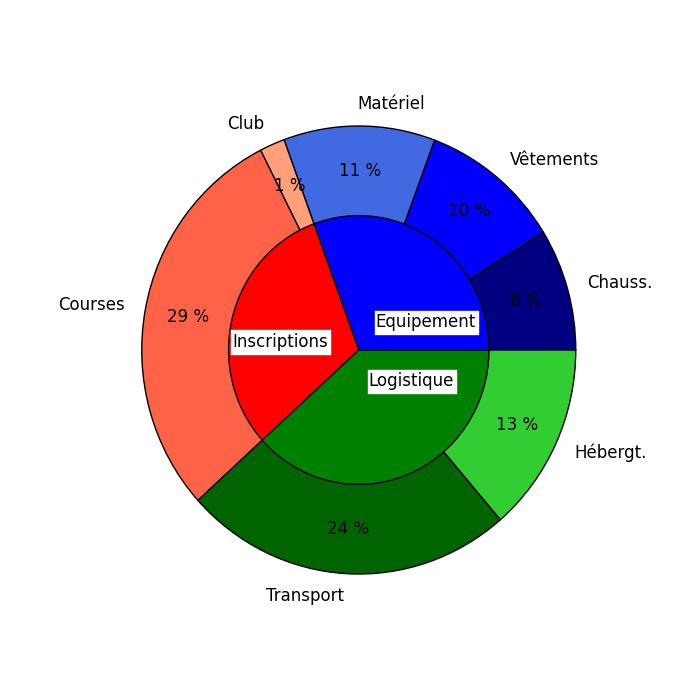

Write Python code to recreate this figure.
#import pandas as pd
#import numpy as np
#from collections import OrderedDict
#
#from bokeh.sampledata.olympics2014 import data
#from bokeh.charts import Donut
#from bokeh.plotting import show, output_file
#
## we throw the data into a pandas df
#df = pd.io.json.json_normalize(data['data'])
## filter by countries with at least one medal and sort
#df = df[df['medals.total'] > 8]
#df = df.sort("medals.total", ascending=False)
#
## then, we get the countries and we group the data by medal type
#countries = df.abbr.values.tolist()
#gold = df['medals.gold'].astype(float).values
#silver = df['medals.silver'].astype(float).values
#bronze = df['medals.bronze'].astype(float).values
#
## later, we build a dict containing the grouped data
#medals = OrderedDict()
#medals['bronze'] = bronze
#medals['silver'] = silver
#medals['gold'] = gold
#
## any of the following commented are valid Donut inputs
## medals = list(medals.values())
## medals = np.array(list(medals.values()))
## medals = pd.DataFrame(medals)
#output_file("donut.html")
#donut = Donut(medals, countries, filename="donut.html")
#show(donut) # or donut.show()

import matplotlib.pyplot as plt
from matplotlib import colors
plt.figure(figsize=(7, 7))

from collections import OrderedDict
depenses = OrderedDict()
depenses['Chauss.']= 150
depenses['Vêtements']=	 179
depenses['Matériel']=	 192
depenses['Club']=	        32
depenses['Courses']=    498
depenses['Transport']=	 419
depenses['Hébergt.']=233

depcols = ['navy', 'blue', 'royalblue',
           'lightsalmon', 'tomato',
           'darkgreen', 'limegreen',]

x, y = list(depenses.values()), list(depenses.keys())
plt.pie(x, labels=y, colors=depcols, autopct='%d %%', pctdistance=0.8)

categories = OrderedDict()
categories['Equipement']= 150+179+192
categories['Inscriptions']= 32+498
categories['Logistique']=419+233

x, y = list(categories.values()), list(categories.keys())
plt.pie(x, labels=y, radius=0.6, colors=['b', 'r', 'g'], labeldistance=0.25,
        textprops={'color': 'k', 'fontsize': 12, 'backgroundcolor': 'w'})

plt.savefig('cats.png')
plt.show()
